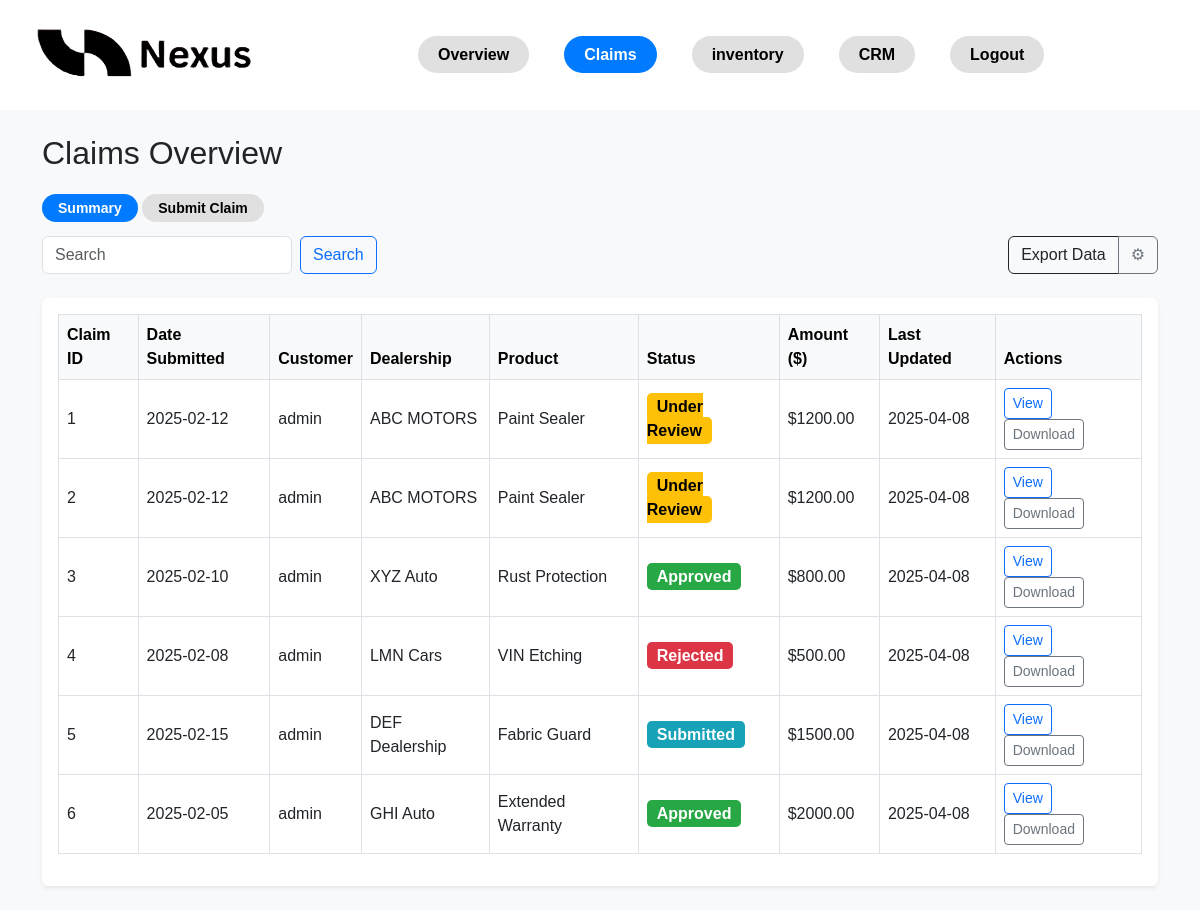
The app's page /claims/ (signed in) with its own data.
### warranty/models.py (models this page shows, shortened)
class Claim(models.Model):
    STATUS_CHOICES = [
        ('submitted', 'Submitted'),
        ('under_review', 'Under Review'),
        ('approved', 'Approved'),
        ('rejected', 'Rejected'),
    ]
    user = models.ForeignKey(
        settings.AUTH_USER_MODEL,
        on_delete=models.CASCADE,
        related_name='warranty_claims'
    )
    dealership = models.CharField(max_length=255)
    product = models.CharField(max_length=255)
    amount = models.DecimalField(max_digits=10, decimal_places=2)
    status = models.CharField(max_length=20, choices=STATUS_CHOICES, default='submitted')
    claim_date = models.DateTimeField(default=now)
    last_updated = models.DateTimeField(auto_now=True)

### users/models.py (models this page shows, shortened)
class CustomUser(AbstractUser):
    ROLE_CHOICES = [
        ('admin', 'Admin'),
        ('dealer', 'Dealer'),
        ('customer', 'Customer'),
    ]
    role = models.CharField(max_length=10, choices=ROLE_CHOICES, default='customer')

### users/views.py (the view)
# urls.py: path('claims/', claims_overview, name='claims'),
@login_required
def claims_overview(request):
    search_query = request.GET.get("search", "")
    claims = Claim.objects.all()
    if search_query:
        claims = claims.filter(
            Q(dealership__icontains=search_query) |
            Q(product__icontains=search_query)
        )
    return render(request, 'claims.html', {
        'claims': claims,
        'search_query': search_query,
    })

### users/templates/claims.html (shortened to what this page needs)
{% load static %}
<!DOCTYPE html>
<html lang="en">
<head>
    <link rel="stylesheet" href="https://cdn.jsdelivr.net/npm/bootstrap@5.3.0/dist/css/bootstrap.min.css">
</head>
<body>
    <nav class="navbar navbar-expand-lg navbar-light">
        <div class="container-fluid">
            <a class="navbar-brand" href="#">
                <img src="/static/users/nexus_logo.png" alt="Logo">
            </a>
            <div class="collapse navbar-collapse justify-content-center" id="navbarNav">
                <ul class="navbar-nav">
                    <li class="nav-item"><a class="custom-btn" href="{% url 'dashboard' %}">Overview</a></li>
                    <li class="nav-item"><a class="custom-btn active" href="{% url 'claims' %}">Claims</a></li>
                    <li class="nav-item"><a class="custom-btn" href="{% url 'inventory' %}">inventory</a></li>
                    <li class="nav-item"><a class="custom-btn" href="{% url 'crm' %}">CRM</a></li>
                    <li class="nav-item"><a class="custom-btn" href="{% url 'logout' %}">Logout</a></li>
                </ul>
            </div>
        </div>
    </nav>
    <div class="container py-4">
        <h2 class="mb-4">Claims Overview</h2>
        <div class="mb-3">
            <a href="{% url 'claims' %}" class="step-nav-btn active">Summary</a>
            <a href="{% url 'submit_claim' %}?step=1" class="step-nav-btn">Submit Claim</a>
        </div>
        <div class="d-flex justify-content-between align-items-center mb-4">
            <form class="d-flex" method="get">
            <input class="form-control me-2" name="search" placeholder="Search" style="width: 250px;" type="text" value="{{ search_query }}"/>
            <button class="btn btn-outline-primary" type="submit">Search</button>
            </form>
            <div class="btn-group" role="group">
                <a href="{% url 'export_claims' %}" class="btn btn-outline-dark">Export Data</a>
                <a href="#" class="btn btn-outline-secondary">⚙</a>
            </div>
        </div>
        <div class="table-responsive shadow-sm bg-white p-3 rounded">
            <table class="table table-bordered align-middle">
                <thead class="table-light">
                    <tr>
                        <th>Claim ID</th>
                        <th>Date Submitted</th>
                        <th>Customer</th>
                        <th>Dealership</th>
                        <th>Product</th>
                        <th>Status</th>
                        <th>Amount ($)</th>
                        <th>Last Updated</th>
                        <th>Actions</th>
                    </tr>
                </thead>
                <tbody>
                    {% for claim in claims %}
                    <tr>
                        <td>{{ claim.id }}</td>
                        <td>{{ claim.claim_date|date:"Y-m-d" }}</td>
                        <td>{{ claim.user.username }}</td>
                        <td>{{ claim.dealership }}</td>
                        <td>{{ claim.product }}</td>
                        <td>
                            <span class="claim-status
                                {% if claim.status == 'approved' %}approved
                                {% elif claim.status == 'rejected' %}rejected
                                {% elif claim.status == 'under_review' %}under-review
                                {% else %}submitted{% endif %}">
                                {{ claim.get_status_display }}
                            </span>
                        </td>
                        <td>${{ claim.amount }}</td>
                        <td>{{ claim.last_updated|date:"Y-m-d" }}</td>
                        <td>
                            <button class="btn btn-sm btn-outline-primary">View</button>
                            <button class="btn btn-sm btn-outline-secondary">Download</button>
                        </td>
                    </tr>
                    {% empty %}
                    <tr><td colspan="9" class="text-center">No claims found.</td></tr>
                    {% endfor %}
                </tbody>
            </table>
        </div>
    </div>
</body>
</html>

### users/templates/claims.html (style rules this page uses)
body { font-family: Arial, sans-serif; background-color: #f8f9fa; }
.navbar { background-color: #fff; padding: 15px; }
.navbar img { height: 70px; }
.navbar-nav { margin: auto; display: flex; gap: 15px; }
.nav-item { text-align: center; }
.custom-btn { background-color: #e0e0e0; color: black; border-radius: 20px; padding: 10px 20px; transition: background-color 0.3s ease, color 0.3s ease; text-decoration: none; font-weight: bold; margin: 0 10px; }
.custom-btn.active { background-color: #007bff; color: white; }
.claim-status { font-weight: bold; padding: 5px 10px; border-radius: 5px; }
.approved { background-color: #28a745; color: white; }
.rejected { background-color: #dc3545; color: white; }
.under-review { background-color: #ffc107; color: black; }
.submitted { background-color: #17a2b8; color: white; }
.step-nav-btn { padding: 6px 16px; font-weight: bold; background-color: #e0e0e0; color: black; border-radius: 20px; text-decoration: none; transition: background-color 0.3s ease, color 0.3s ease; font-size: 14px; }
.step-nav-btn.active { background-color: #007bff; color: white; }

### records on screen
Claim: id "1", claim_date "2025-02-12", user.username "admin", dealership "ABC MOTORS", product "Paint Sealer", status "Under Review", amount "1200.00", last_updated "2025-04-08"
Claim: id "2", claim_date "2025-02-12", user.username "admin", dealership "ABC MOTORS", product "Paint Sealer", status "Under Review", amount "1200.00", last_updated "2025-04-08"
Claim: id "3", claim_date "2025-02-10", user.username "admin", dealership "XYZ Auto", product "Rust Protection", status "Approved", amount "800.00", last_updated "2025-04-08"
Claim: id "4", claim_date "2025-02-08", user.username "admin", dealership "LMN Cars", product "VIN Etching", status "Rejected", amount "500.00", last_updated "2025-04-08"
Claim: id "5", claim_date "2025-02-15", user.username "admin", dealership "DEF Dealership", product "Fabric Guard", status "Submitted", amount "1500.00", last_updated "2025-04-08"
Claim: id "6", claim_date "2025-02-05", user.username "admin", dealership "GHI Auto", product "Extended Warranty", status "Approved", amount "2000.00", last_updated "2025-04-08"
